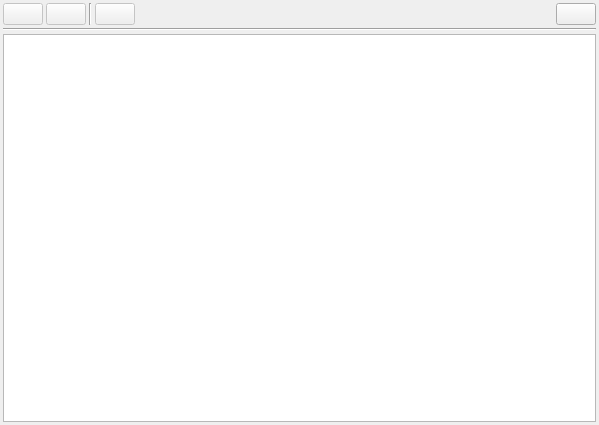
<ui version="4.0" >
 <class>fileEditWidget</class>
 <widget class="QWidget" name="fileEditWidget" >
  <property name="geometry" >
   <rect>
    <x>0</x>
    <y>0</y>
    <width>599</width>
    <height>425</height>
   </rect>
  </property>
  <property name="windowTitle" >
   <string>Edit File</string>
  </property>
  <layout class="QVBoxLayout" >
   <property name="spacing" >
    <number>3</number>
   </property>
   <property name="leftMargin" >
    <number>3</number>
   </property>
   <property name="topMargin" >
    <number>3</number>
   </property>
   <property name="rightMargin" >
    <number>3</number>
   </property>
   <property name="bottomMargin" >
    <number>3</number>
   </property>
   <item>
    <layout class="QHBoxLayout" >
     <property name="spacing" >
      <number>3</number>
     </property>
     <item>
      <widget class="QPushButton" name="undoButton" >
       <property name="enabled" >
        <bool>false</bool>
       </property>
       <property name="toolTip" >
        <string>Undo on text area</string>
       </property>
       <property name="text" >
        <string/>
       </property>
       <property name="icon" >
        <iconset resource="../resources/VisualNetkit.qrc" >:/menu/undo_icon</iconset>
       </property>
      </widget>
     </item>
     <item>
      <widget class="QPushButton" name="redoButton" >
       <property name="enabled" >
        <bool>false</bool>
       </property>
       <property name="toolTip" >
        <string>Redo on text area</string>
       </property>
       <property name="text" >
        <string/>
       </property>
       <property name="icon" >
        <iconset resource="../resources/VisualNetkit.qrc" >:/menu/redo_icon</iconset>
       </property>
      </widget>
     </item>
     <item>
      <widget class="Line" name="line_2" >
       <property name="orientation" >
        <enum>Qt::Vertical</enum>
       </property>
      </widget>
     </item>
     <item>
      <widget class="QPushButton" name="saveButton" >
       <property name="enabled" >
        <bool>false</bool>
       </property>
       <property name="toolTip" >
        <string>Save changes</string>
       </property>
       <property name="text" >
        <string/>
       </property>
       <property name="icon" >
        <iconset resource="../resources/VisualNetkit.qrc" >:/menu/save_icon</iconset>
       </property>
      </widget>
     </item>
     <item>
      <spacer>
       <property name="orientation" >
        <enum>Qt::Horizontal</enum>
       </property>
       <property name="sizeHint" >
        <size>
         <width>40</width>
         <height>20</height>
        </size>
       </property>
      </spacer>
     </item>
     <item>
      <widget class="QPushButton" name="closeButton" >
       <property name="toolTip" >
        <string>Close this tab</string>
       </property>
       <property name="text" >
        <string/>
       </property>
       <property name="icon" >
        <iconset resource="../resources/VisualNetkit.qrc" >:/menu/close_icon</iconset>
       </property>
      </widget>
     </item>
    </layout>
   </item>
   <item>
    <widget class="Line" name="line" >
     <property name="frameShadow" >
      <enum>QFrame::Sunken</enum>
     </property>
     <property name="orientation" >
      <enum>Qt::Horizontal</enum>
     </property>
    </widget>
   </item>
   <item>
    <widget class="QTextEdit" name="fileTextEdit" >
     <property name="lineWrapMode" >
      <enum>QTextEdit::NoWrap</enum>
     </property>
    </widget>
   </item>
  </layout>
 </widget>
 <resources>
  <include location="../resources/VisualNetkit.qrc" />
 </resources>
 <connections>
  <connection>
   <sender>undoButton</sender>
   <signal>clicked()</signal>
   <receiver>fileTextEdit</receiver>
   <slot>undo()</slot>
   <hints>
    <hint type="sourcelabel" >
     <x>24</x>
     <y>16</y>
    </hint>
    <hint type="destinationlabel" >
     <x>31</x>
     <y>97</y>
    </hint>
   </hints>
  </connection>
  <connection>
   <sender>redoButton</sender>
   <signal>clicked()</signal>
   <receiver>fileTextEdit</receiver>
   <slot>redo()</slot>
   <hints>
    <hint type="sourcelabel" >
     <x>68</x>
     <y>6</y>
    </hint>
    <hint type="destinationlabel" >
     <x>79</x>
     <y>94</y>
    </hint>
   </hints>
  </connection>
  <connection>
   <sender>fileTextEdit</sender>
   <signal>undoAvailable(bool)</signal>
   <receiver>undoButton</receiver>
   <slot>setEnabled(bool)</slot>
   <hints>
    <hint type="sourcelabel" >
     <x>44</x>
     <y>208</y>
    </hint>
    <hint type="destinationlabel" >
     <x>14</x>
     <y>22</y>
    </hint>
   </hints>
  </connection>
  <connection>
   <sender>fileTextEdit</sender>
   <signal>redoAvailable(bool)</signal>
   <receiver>redoButton</receiver>
   <slot>setEnabled(bool)</slot>
   <hints>
    <hint type="sourcelabel" >
     <x>109</x>
     <y>141</y>
    </hint>
    <hint type="destinationlabel" >
     <x>68</x>
     <y>17</y>
    </hint>
   </hints>
  </connection>
 </connections>
</ui>
